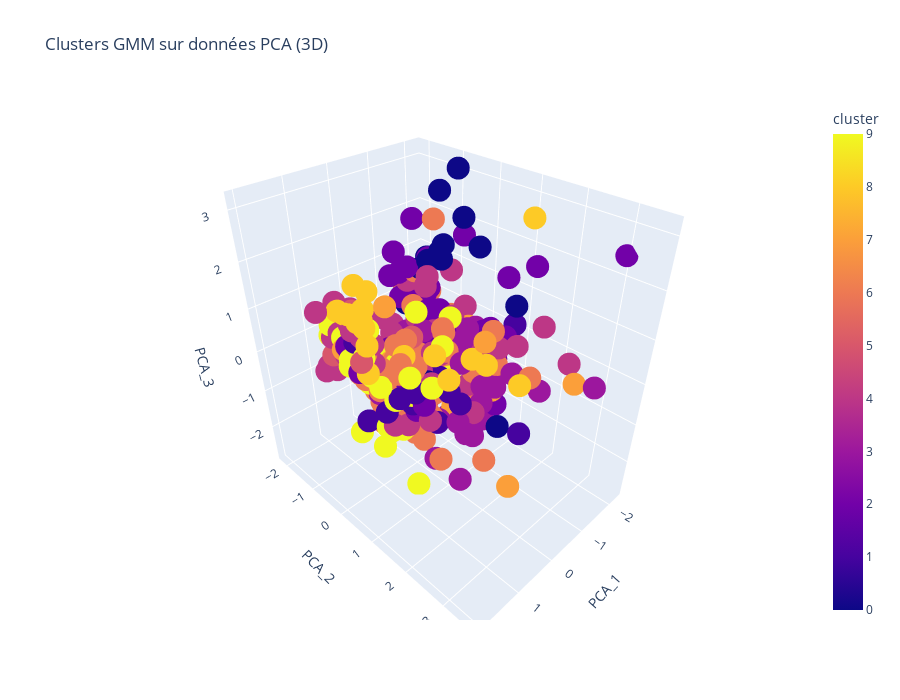
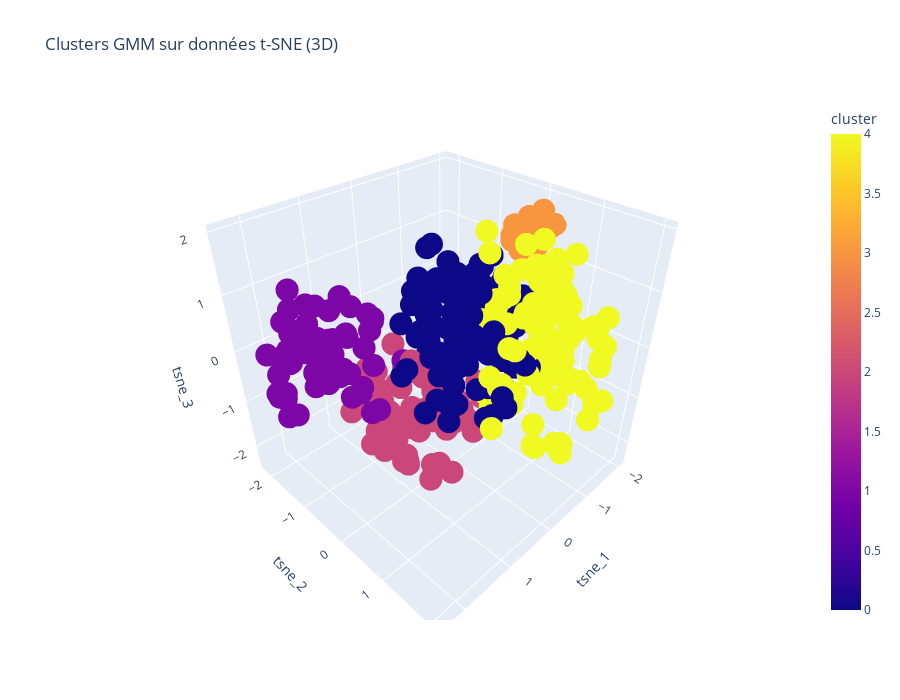
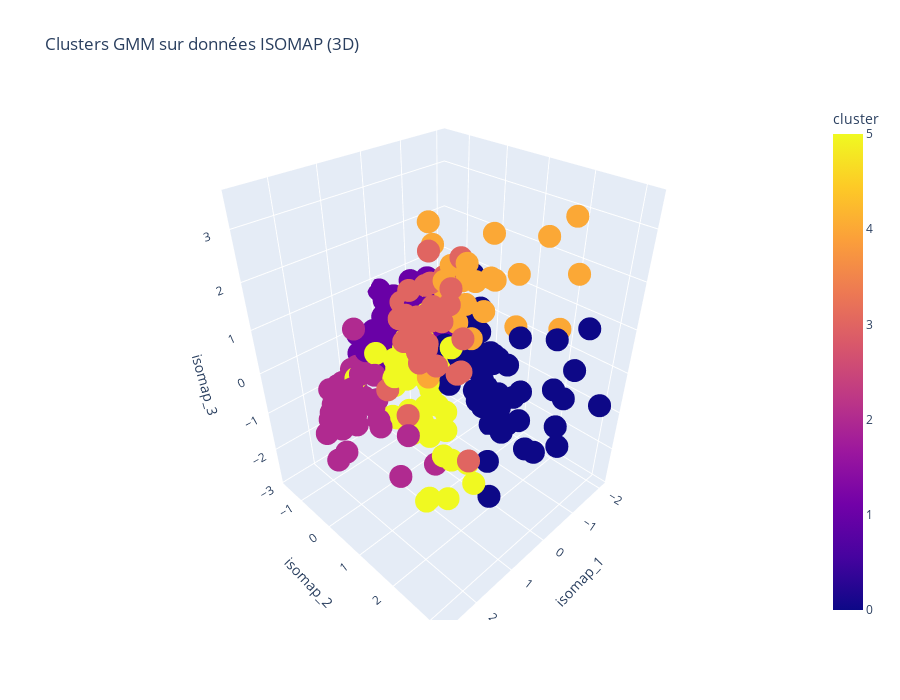
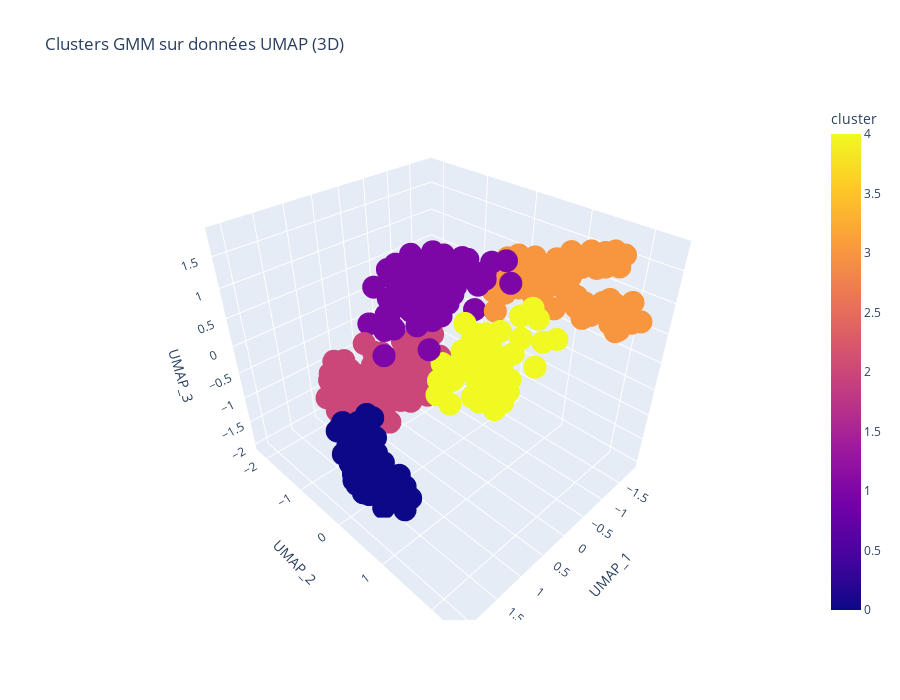

Source (notebook cell) for these figures, in order:
### Markdown cell above
## Results Display

### Code cell
def print_results(X, column1, column2, data_name) :
    fig = px.scatter(
        X,
        x= column1, 
        y= column2, 
        color='cluster', 
        hover_data=['player_name', 'positions'],  # ce qui s'affiche au survol
        title=f"Clusters GMM sur données {data_name}",
        width=800, 
        height=600,
        color_discrete_sequence= None
    )
    fig.show()

def print_results_3d(X, column1, column2, column3, data_name):
    fig = px.scatter_3d(
        X,
        x=column1,
        y=column2,
        z=column3,
        color='cluster',
        hover_data=['player_name', 'positions'],  # info au survol
        title=f"Clusters GMM sur données {data_name} (3D)",
        width=900,
        height=700,
        color_discrete_sequence=None
    )
    fig.show()

"""
print("="*60)
print("============RESULTS EN 2D===============")
print("="*60)
print_results(X_gmm_PCA_best, "PCA_1", "PCA_2", "PCA")
print_results(X_gmm_tSNE_best, "tsne_1", "tsne_2", "t-SNE")
print_results(X_gmm_ISOMAP_best, "isomap_1", "isomap_2", "ISOMAP")
print_results(X_gmm_UMAP_best, "UMAP_1", "UMAP_2", "UMAP")
"""

print("="*60)
print("============RESULTS EN 3D===============")
print("="*60)
print_results_3d(X_gmm_PCA_best, "PCA_1", "PCA_2", "PCA_3", "PCA")
print_results_3d(X_gmm_tSNE_best, "tsne_1", "tsne_2", "tsne_3", "t-SNE")
print_results_3d(X_gmm_ISOMAP_best, "isomap_1", "isomap_2", "isomap_3", "ISOMAP")
print_results_3d(X_gmm_UMAP_best, "UMAP_1", "UMAP_2", "UMAP_3", "UMAP")

### Figure 1 — Plotly figure (JSON) as saved in the notebook; plotly's stock layout.template omitted (floating-point values rounded to 4 significant figures; data arrays with more than 128 entries replaced by an {"elided": "..."} marker saying what was removed)
{"data": [{"customdata": {"elided": "333x2 str values"}, "hovertemplate": "PCA_1=%{x}<br>PCA_2=%{y}<br>PCA_3=%{z}<br>player_name=%{customdata[0]}<br>positions=%{customdata[1]}<br>cluster=%{marker.color}<extra></extra>", "legendgroup": "", "marker": {"color": {"elided": "333 int values"}, "coloraxis": "coloraxis", "symbol": "circle"}, "mode": "markers", "name": "", "scene": "scene", "showlegend": false, "type": "scatter3d", "x": {"elided": "333 float values"}, "y": {"elided": "333 float values"}, "z": {"elided": "333 float values"}}], "layout": {"coloraxis": {"colorbar": {"title": {"text": "cluster"}}, "colorscale": [[0, "#0d0887"], [0.1111, "#46039f"], [0.2222, "#7201a8"], [0.3333, "#9c179e"], [0.4444, "#bd3786"], [0.5556, "#d8576b"], [0.6667, "#ed7953"], [0.7778, "#fb9f3a"], [0.8889, "#fdca26"], [1, "#f0f921"]]}, "height": 700, "legend": {"tracegroupgap": 0}, "scene": {"domain": {"x": [0, 1], "y": [0, 1]}, "xaxis": {"title": {"text": "PCA_1"}}, "yaxis": {"title": {"text": "PCA_2"}}, "zaxis": {"title": {"text": "PCA_3"}}}, "title": {"text": "Clusters GMM sur données PCA (3D)"}, "width": 900}}

### Figure 2 — Plotly figure (JSON) as saved in the notebook; plotly's stock layout.template omitted (floating-point values rounded to 4 significant figures; data arrays with more than 128 entries replaced by an {"elided": "..."} marker saying what was removed)
{"data": [{"customdata": {"elided": "356x2 str values"}, "hovertemplate": "tsne_1=%{x}<br>tsne_2=%{y}<br>tsne_3=%{z}<br>player_name=%{customdata[0]}<br>positions=%{customdata[1]}<br>cluster=%{marker.color}<extra></extra>", "legendgroup": "", "marker": {"color": {"elided": "356 int values"}, "coloraxis": "coloraxis", "symbol": "circle"}, "mode": "markers", "name": "", "scene": "scene", "showlegend": false, "type": "scatter3d", "x": {"elided": "356 float values"}, "y": {"elided": "356 float values"}, "z": {"elided": "356 float values"}}], "layout": {"coloraxis": {"colorbar": {"title": {"text": "cluster"}}, "colorscale": [[0, "#0d0887"], [0.1111, "#46039f"], [0.2222, "#7201a8"], [0.3333, "#9c179e"], [0.4444, "#bd3786"], [0.5556, "#d8576b"], [0.6667, "#ed7953"], [0.7778, "#fb9f3a"], [0.8889, "#fdca26"], [1, "#f0f921"]]}, "height": 700, "legend": {"tracegroupgap": 0}, "scene": {"domain": {"x": [0, 1], "y": [0, 1]}, "xaxis": {"title": {"text": "tsne_1"}}, "yaxis": {"title": {"text": "tsne_2"}}, "zaxis": {"title": {"text": "tsne_3"}}}, "title": {"text": "Clusters GMM sur données t-SNE (3D)"}, "width": 900}}

### Figure 3 — Plotly figure (JSON) as saved in the notebook; plotly's stock layout.template omitted (floating-point values rounded to 4 significant figures; data arrays with more than 128 entries replaced by an {"elided": "..."} marker saying what was removed)
{"data": [{"customdata": {"elided": "333x2 str values"}, "hovertemplate": "isomap_1=%{x}<br>isomap_2=%{y}<br>isomap_3=%{z}<br>player_name=%{customdata[0]}<br>positions=%{customdata[1]}<br>cluster=%{marker.color}<extra></extra>", "legendgroup": "", "marker": {"color": {"elided": "333 int values"}, "coloraxis": "coloraxis", "symbol": "circle"}, "mode": "markers", "name": "", "scene": "scene", "showlegend": false, "type": "scatter3d", "x": {"elided": "333 float values"}, "y": {"elided": "333 float values"}, "z": {"elided": "333 float values"}}], "layout": {"coloraxis": {"colorbar": {"title": {"text": "cluster"}}, "colorscale": [[0, "#0d0887"], [0.1111, "#46039f"], [0.2222, "#7201a8"], [0.3333, "#9c179e"], [0.4444, "#bd3786"], [0.5556, "#d8576b"], [0.6667, "#ed7953"], [0.7778, "#fb9f3a"], [0.8889, "#fdca26"], [1, "#f0f921"]]}, "height": 700, "legend": {"tracegroupgap": 0}, "scene": {"domain": {"x": [0, 1], "y": [0, 1]}, "xaxis": {"title": {"text": "isomap_1"}}, "yaxis": {"title": {"text": "isomap_2"}}, "zaxis": {"title": {"text": "isomap_3"}}}, "title": {"text": "Clusters GMM sur données ISOMAP (3D)"}, "width": 900}}

### Figure 4 — Plotly figure (JSON) as saved in the notebook; plotly's stock layout.template omitted (floating-point values rounded to 4 significant figures; data arrays with more than 128 entries replaced by an {"elided": "..."} marker saying what was removed)
{"data": [{"customdata": {"elided": "333x2 str values"}, "hovertemplate": "UMAP_1=%{x}<br>UMAP_2=%{y}<br>UMAP_3=%{z}<br>player_name=%{customdata[0]}<br>positions=%{customdata[1]}<br>cluster=%{marker.color}<extra></extra>", "legendgroup": "", "marker": {"color": {"elided": "333 int values"}, "coloraxis": "coloraxis", "symbol": "circle"}, "mode": "markers", "name": "", "scene": "scene", "showlegend": false, "type": "scatter3d", "x": {"elided": "333 float values"}, "y": {"elided": "333 float values"}, "z": {"elided": "333 float values"}}], "layout": {"coloraxis": {"colorbar": {"title": {"text": "cluster"}}, "colorscale": [[0, "#0d0887"], [0.1111, "#46039f"], [0.2222, "#7201a8"], [0.3333, "#9c179e"], [0.4444, "#bd3786"], [0.5556, "#d8576b"], [0.6667, "#ed7953"], [0.7778, "#fb9f3a"], [0.8889, "#fdca26"], [1, "#f0f921"]]}, "height": 700, "legend": {"tracegroupgap": 0}, "scene": {"domain": {"x": [0, 1], "y": [0, 1]}, "xaxis": {"title": {"text": "UMAP_1"}}, "yaxis": {"title": {"text": "UMAP_2"}}, "zaxis": {"title": {"text": "UMAP_3"}}}, "title": {"text": "Clusters GMM sur données UMAP (3D)"}, "width": 900}}
